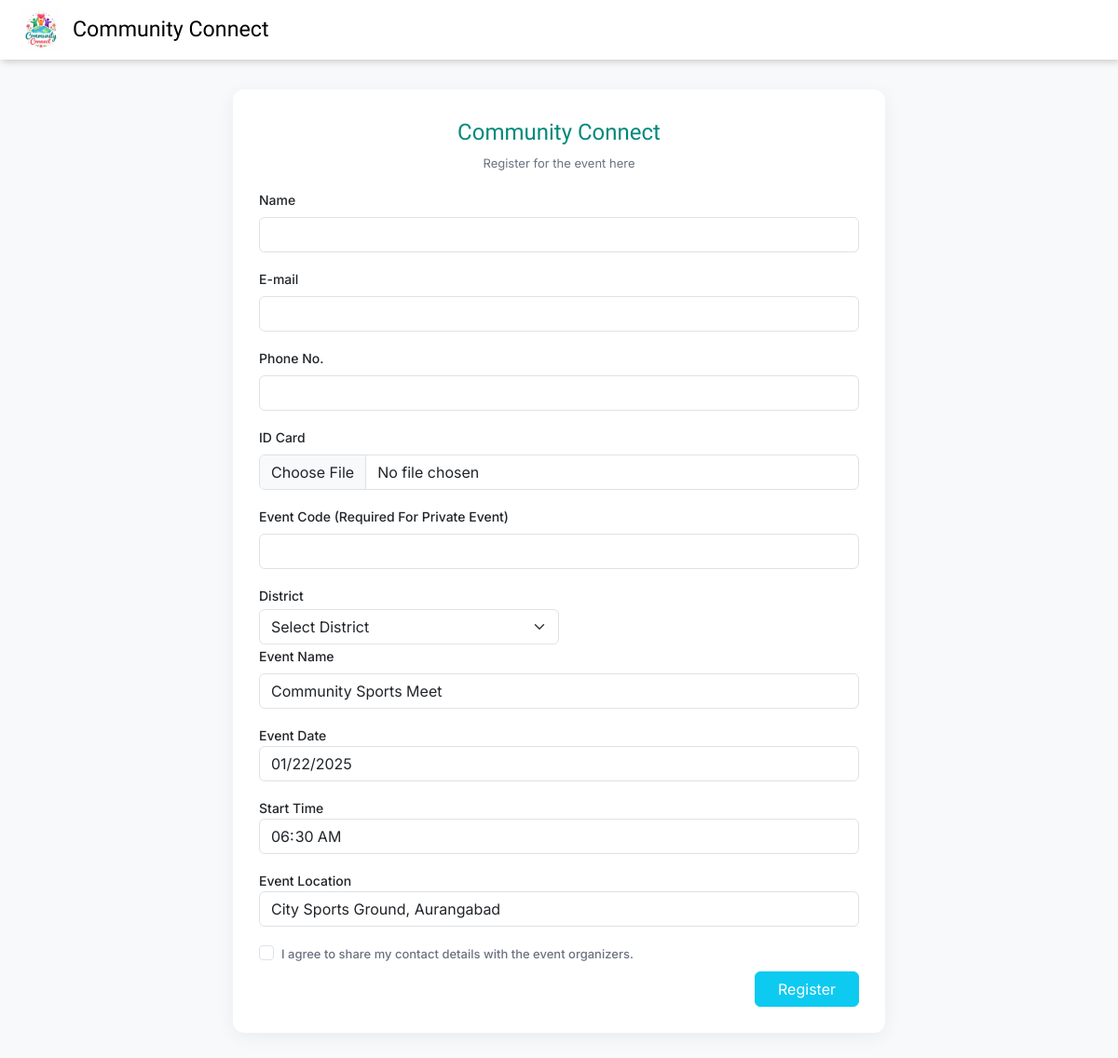
Screenshot of /registerEvent.php?id=19 (signed in) with the database file from the repository.
### tables this page shows
CREATE TABLE `community_events` (
  `id` int(11) NOT NULL,
  `event_name` varchar(255) NOT NULL,
  `category` varchar(100) NOT NULL,
  `other_category` varchar(255) DEFAULT NULL,
  `district` varchar(100) NOT NULL,
  `start_time` time DEFAULT NULL,
  `end_time` time DEFAULT NULL,
  `date` date DEFAULT NULL,
  `image` varchar(255) DEFAULT 'default_event.jpg',
  `event_type` varchar(150) NOT NULL,
  `location` varchar(255) NOT NULL,
  `about` text DEFAULT NULL,
  `created_at` timestamp NOT NULL DEFAULT current_timestamp(),
  `created_by` int(11) NOT NULL,
  `Community` int(11) DEFAULT NULL,
  `event_code` varchar(50) DEFAULT NULL,
  `privacy` varchar(10) NOT NULL DEFAULT 'public',
  `details` text DEFAULT NULL
);

### registerEvent.php (the view, shortened to what this page needs)
<?php
$conn = mysqli_connect("localhost", "root", "", "community_connect");
$event_id = intval($_GET['id']);
$event_query = "
    SELECT * from community_events
    WHERE id = $event_id";
$event_result = mysqli_query($conn, $event_query);
$row = mysqli_fetch_assoc($event_result);
?>
<!doctype html>
<html lang="en">
<head>
    <link href="https://cdn.jsdelivr.net/npm/bootstrap@5.3.8/dist/css/bootstrap.min.css" rel="stylesheet" />
</head>
<body>
    <header id="brand">
        <img src="lg.png" class="brand-logo" alt="logo" />
        <span class="brand-text">Community Connect</span>
    </header>
    <div class="login-card">
        <div class="text-center mb-3">
            <div class="brand-title">Community Connect</div>
            <div class="muted">Register for the event here</div>
        </div>
        <form method="post" action="register_Event_Insert.php" enctype="multipart/form-data" class="g-3">
        <div class="mb-3">
                <label for="name" class="form-label">Name</label>
                <input id="name" name="name" type="text" class="form-control" required autocomplete="name" />
            </div>
            <div class="mb-3">
                <label for="email" class="form-label">E-mail</label>
                <input id="email" name="email" type="email" class="form-control" required />
            </div>
            <div class="mb-3">
                <label for="phone" class="form-label">Phone No.</label>
                <input id="phone" name="phone" type="tel" class="form-control" required />
            </div>
            <div class="mb-3">
                <label for="id" class="form-label">ID Card</label>
                <input id="phone" name="image" type="file" class="form-control" required />
            </div>
            <div class="mb-3">
                <label for="id" class="form-label">Event Code (Required For Private Event)</label>
                <input id="phone" name="event_code" type="text" class="form-control"/>
            </div>
            <div class="col-md-6">
                <label class="dis">District</label>
                <select name="district" class="form-select" required>
                    <option value="">Select District</option>
                </select>
            </div>
            <div class="mb-3">
                <label for="email" class="form-label">Event Name</label>
                <input type="text" id="eventName" name="event_name" value="<?php echo $row['event_name'] ?>" class="form-control" readonly>
            </div>
                        <div class="mb-3">
                <label for="eventDate">Event Date</label>
                <input type="date" id="eventDate" name="date"
                    class="form-control"
                    value="<?php echo $row['date']; ?>"
                    readonly>
            </div>
            <div class="mb-3">
                <label for="startTime">Start Time</label>
                <input type="time" id="startTime" name="startTime"
                    class="form-control"
                    value="<?php echo $row['start_time']; ?>"
                    readonly>
            </div>
            <div class="mb-3">
                <label for="eventLocation">Event Location</label>
                <input type="text" id="eventLocation" name="location"
                    class="form-control"
                    value="<?php echo $row['location']; ?>"
                    readonly>
            </div>
            <div class="form-check mb-2">
                <input class="form-check-input" type="checkbox" value="" id="shareDetails" required>
                <label class="form-check-label muted" for="shareDetails">
                    I agree to share my contact details with the event organizers.
                </label>
            </div>
            <div class="col-12 text-end">
                <button class="btn btn-info text-white px-4">Register</button>
            </div>
        </form>
    </div>
</body>
</html>

### registerEvent.php (style rules this page uses)
html { scroll-behavior: smooth; }
body { font-family: Inter, sans-serif; background: #f7f9fa; }
#brand { position: static; height: 64px; background: #ffffff; display: flex; align-items: center; padding: 10px 20px; box-shadow: 2px 2px 8px rgba(0, 0, 0, 0.2); }
#brand .brand-logo { width: 48px; height: 48px; object-fit: cover; border-radius: 8px; flex-shrink: 0; }
#brand .brand-text { font-family: "Handlee", cursive; font-size: 1.45rem; margin-left: 10px; color: #000; line-height: 1; }
.login-card { max-width: 700px; margin: 32px auto; background: #fff; padding: 28px; border-radius: 12px; box-shadow: 0 4px 20px rgba(0, 0, 0, 0.06); }
.brand-title { font-family: Handlee, cursive; color: #00897B; font-size: 1.5rem; margin-bottom: 6px; }
label { font-weight: 500; font-size: 14px; }
.muted { color: #6b7280; font-size: 13px; }
.dis { margin-bottom:4px; }

### rows the page displays
community_events: event_name "Community Sports Meet", date "01/22/2025", startTime "06:30:00", location "City Sports Ground, Aurangabad"
